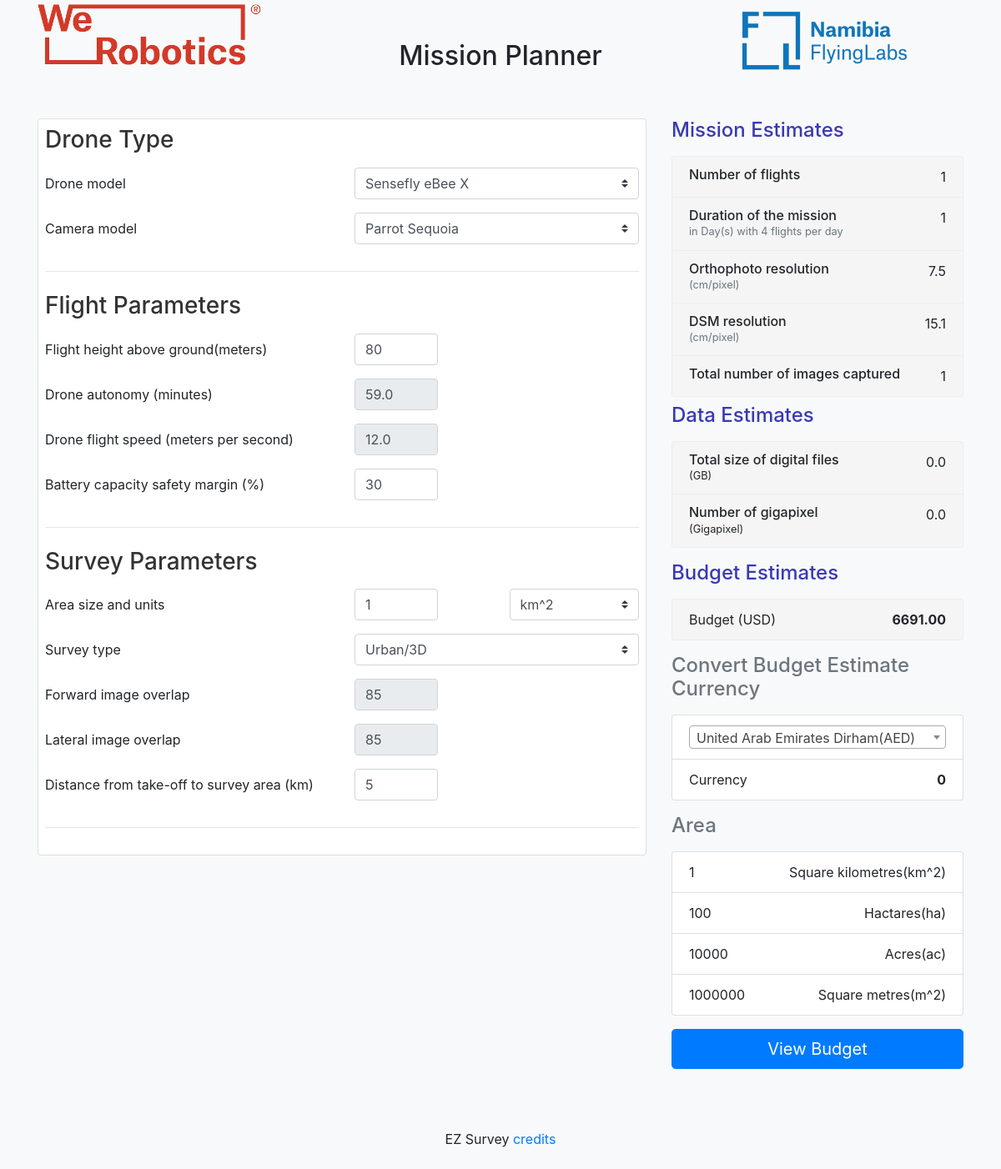
The app's page /, older data.
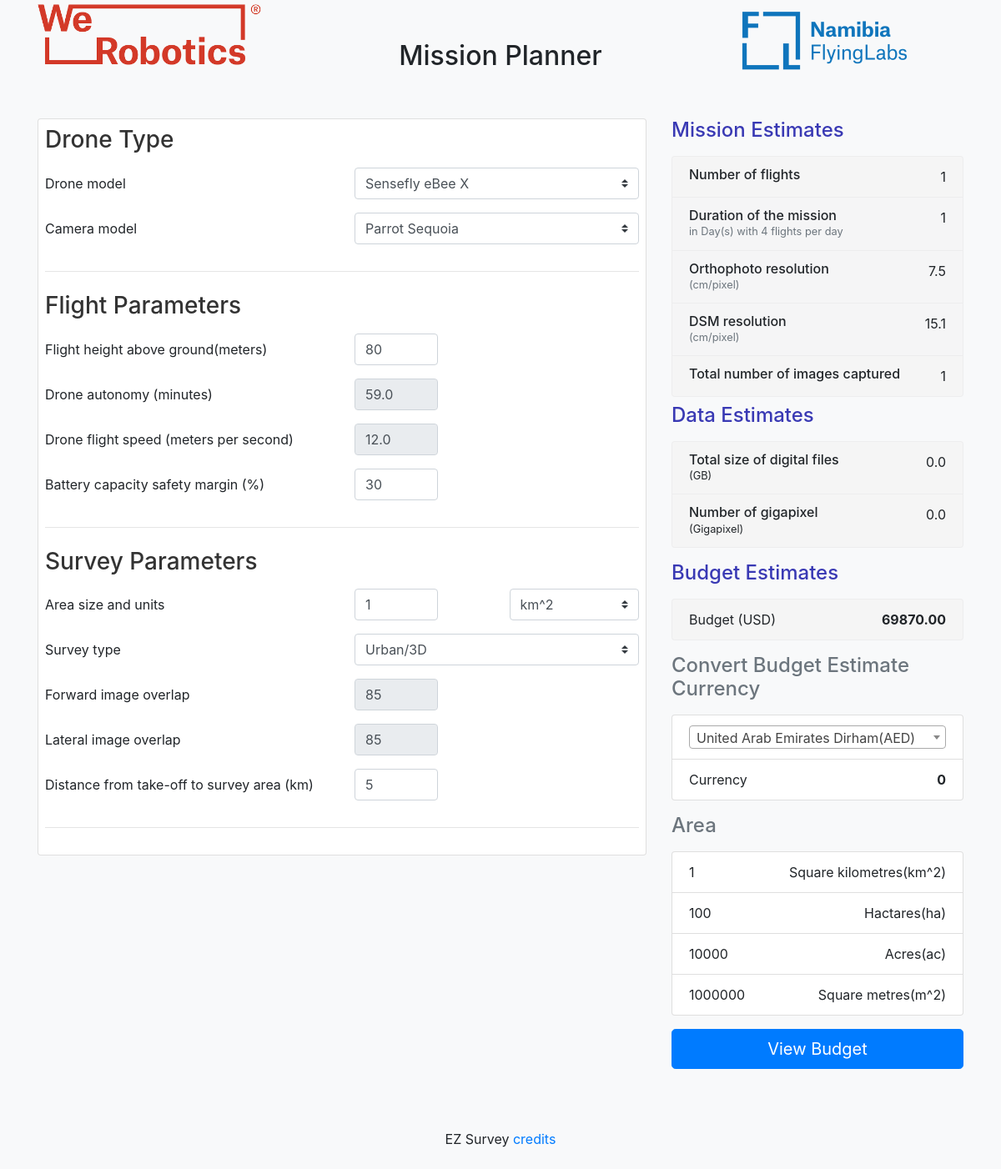
The same page, newer data.
### planner/models.py (models this page shows, shortened)
class BudgetEstimate(models.Model):
    name = models.CharField(max_length=40)
    cost = models.DecimalField(max_digits=10, decimal_places=2)

### planner/views.py (the view)
# urls.py: path('', views.index, name='index'),
def index(request):
    if request.method == "POST":
        if "back_button" in request.POST:
            planner_values = PlannerValue.objects.all()[0]
            cameras = Camera.objects.all()
            drones = Drone.objects.all()
            surveys = SurveyType.objects.all()
            currencies = Currency.objects.all()
            area_units = AreaSizeAndUnit.objects.all()
            select_survey = surveys.get(id=planner_values.survey_type_id)
            select_drone = drones.get(id=planner_values.drone_id)
            select_camera = cameras.get(id=planner_values.camera_id)
            budget_estimate = BudgetEstimate.objects.get(name='Total')
            return render(
                request,
                "planner/index.html",
                {
                    "planner_values": planner_values,
                    "cameras": cameras,
                    "drones": drones,
                    "surveys": surveys,
                    "select_drone": select_drone,
                    "select_survey": select_survey,
                    "select_camera": select_camera,
                    "budget_estimate": budget_estimate,
                    "area_units": area_units,
                    "currencies":currencies
                },
            )
        else:
            drone_id = request.POST["drone"]
            camera_id = request.POST["camera"]
            survey_type_id = request.POST["survey_select"]
            take_of_area_distance = float(request.POST["take_of_area"])
            size = int(request.POST["area_size"])
            units = request.POST["units"]
            area_size = area_calc(int(request.POST["area_size"]), request.POST["units"])
            bttry_capacity = float(request.POST["battery_capacity"])
            flight_height = float(request.POST["flight_height"])
            selected_drone = Drone.objects.get(id=drone_id)
            flight_time = 0
            cruise_speed = 0
            if selected_drone.name == 'Custom':
                flight_time = float(request.POST["flight_time_hidden"])
                cruise_speed = float(request.POST["cruise_speed_hidden"])
                custom_drone = Drone.objects.get(name='Custom')
                custom_drone.cruiseSpeed = cruise_speed
                custom_drone.flightTime = flight_time
                custom_drone.save()
            else:
                flight_time = selected_drone.flightTime
                cruise_speed = selected_drone.cruiseSpeed
            selected_survey = SurveyType.objects.get(id=survey_type_id)
            if selected_survey.name == 'Custom':
                forward = float(request.POST["forward"])
                lateral = float(request.POST["lateral"])
                modifiedSurvey =  SurveyType.objects.get(name='Custom')
                modifiedSurvey.forward=forward
                modifiedSurvey.lateral=lateral
                modifiedSurvey.save()
                custom_survey = SurveyType.objects.get(pk=selected_survey.id)
            distance_travelled_per_flight = (
                flight_time * 60 * cruise_speed
            ) / (1 + (bttry_capacity / 100) + flight_height * (0.01 / 12.5))
            cal = Calculations(
                camera_id,
                survey_type_id,
                bttry_capacity,
                flight_height,
                take_of_area_distance,
                area_size,
                distance_travelled_per_flight,
                size,
                units,
                drone_id,
            )
            planner_values = json.loads(cal.get_planner_display_values())
            cal = BudgetCalculations(planner_values['num_of_flights'], planner_values['num_images_captured'])
            cal.set_days()
            cal.calculate_budget_item_cost()
            cal.get_total_cost()
            cameras = Camera.objects.all()
            drones = Drone.objects.all()
            surveys = SurveyType.objects.all()
            currencies = Currency.objects.all()
            area_units = AreaSizeAndUnit.objects.all()
            select_survey = surveys.get(id=survey_type_id)
            select_drone = drones.get(id=drone_id)
            select_camera = cameras.get(id=camera_id)
            budget_estimate = BudgetEstimate.objects.get(name='Total')
            data = {
                    "planner_values": planner_values,
                    "budget_estimate": budget_estimate.cost
                    }
            return JsonResponse({"data": data}, status=200)
    else:
        cameras = Camera.objects.all()
        drones = Drone.objects.all()
        surveys = SurveyType.objects.all()
        area_units = AreaSizeAndUnit.objects.all()
        currencies = Currency.objects.all()
        try:
            camera_id = 15
            drone_id = 18
            survey_type_id = 1
            flight_height = 80
            bttry_capacity = 30
            size=1
            units='kilometres'
            area_size = 1
            distance_travelled_per_flight = 20988.14
            take_of_area_distance = 0.5
            select_survey = surveys.get(id=survey_type_id)
            select_drone = drones.get(id=drone_id)
            select_camera = cameras.get(id=camera_id)
            cal = Calculations(
                camera_id,
                survey_type_id,
                bttry_capacity,
                flight_height,
                take_of_area_distance,
                area_size,
                distance_travelled_per_flight,
                size,units,
                drone_id
            )
            planner_values = json.loads(cal.get_planner_display_values())
            cal = BudgetCalculations(1, 1)
            cal.set_defaults()
            budget_estimate = BudgetEstimate.objects.filter(name='Total')[0]
            return render(
                request,
                "planner/index.html",
                {
                    "planner_values": planner_values,
                    "cameras": cameras,
                    "drones": drones,
                    "surveys": surveys,
                    "select_drone": select_drone,
                    "select_survey": select_survey,
                    "select_camera": select_camera,
                    "budget_estimate": budget_estimate,
                    "area_units": area_units,
                    "currencies":currencies
                },
            )
        except Exception as e:
            return HttpResponse(str(e))

### planner/helper.py (called while the page is built)
    def set_camera_details(self):
        selected_camera = Camera.objects.get(pk=self.camera_id)
        if(selected_camera):
            self.focal_length  = selected_camera.lensFocal
            self.lat_dimension_of_sensor_px = selected_camera.pixelw
            self.fwd_dimension_of_sensor_px = selected_camera.pixelh
            self.lat_dimension_of_sensor_mm = selected_camera.sensorw
            self.fwd_dimension_of_sensor_mm = selected_camera.sensorh
            self.image_size = selected_camera.imageSize

    def set_survey_type_details(self):
        selected_survey = SurveyType.objects.get(pk=self.survey_type_id)
        if(selected_survey):
            self.lateral_image_overlap = selected_survey.lateral
            self.forward_image_overlap = selected_survey.forward

    def get_focal_length(self):
        return self.focal_length/1000

    def get_focal_length_of_lens_mm(self):
        return self.get_focal_length() * 1000

    def get_d_two_f_lateral(self):
        return self.lat_dimension_of_sensor_mm/(2*self.get_focal_length_of_lens_mm())

    def get_d_two_f_forward(self):
        return self.fwd_dimension_of_sensor_mm/(2*self.get_focal_length_of_lens_mm())

### planner/templates/planner/index.html (shortened to what the changed rows need)
<html>
<head>
  <link rel="stylesheet" href="https://stackpath.bootstrapcdn.com/bootstrap/4.5.0/css/bootstrap.min.css">
  <link href="https://cdn.jsdelivr.net/npm/select2@4.1.0-beta.1/dist/css/select2.min.css" rel="stylesheet" />
  {% load static %}
  <link rel="stylesheet" href="{% static 'main.css' %}">
</head>
<body class="bg-light">
  <div class="container">
    {% load static %}
    <div class="py-5 text-center">
      <h2>Mission Planner</h2>
    </div>
    <div class="row">
      <div class="col-md-4 order-md-2 mb-4">
        <div id="mission-estimate-content">
        <form action="{% url 'budget'%}" method="POST" id="form"> {% csrf_token %}
        <ul class="list-group mb-3">
          <li class="result list-group-item d-flex justify-content-between">
            <span>Budget (USD)</span>
            <strong id='budget_estimate'>{{ budget_estimate.cost }}</strong>
          </li>
        </ul>
       </form>
      </div>
      </div>
    </div>
    <br>
  </div>
</body>

Row changes from the older to the newer data that the page shows:
changed BudgetEstimate: cost "6691.00" → "69870.00"
